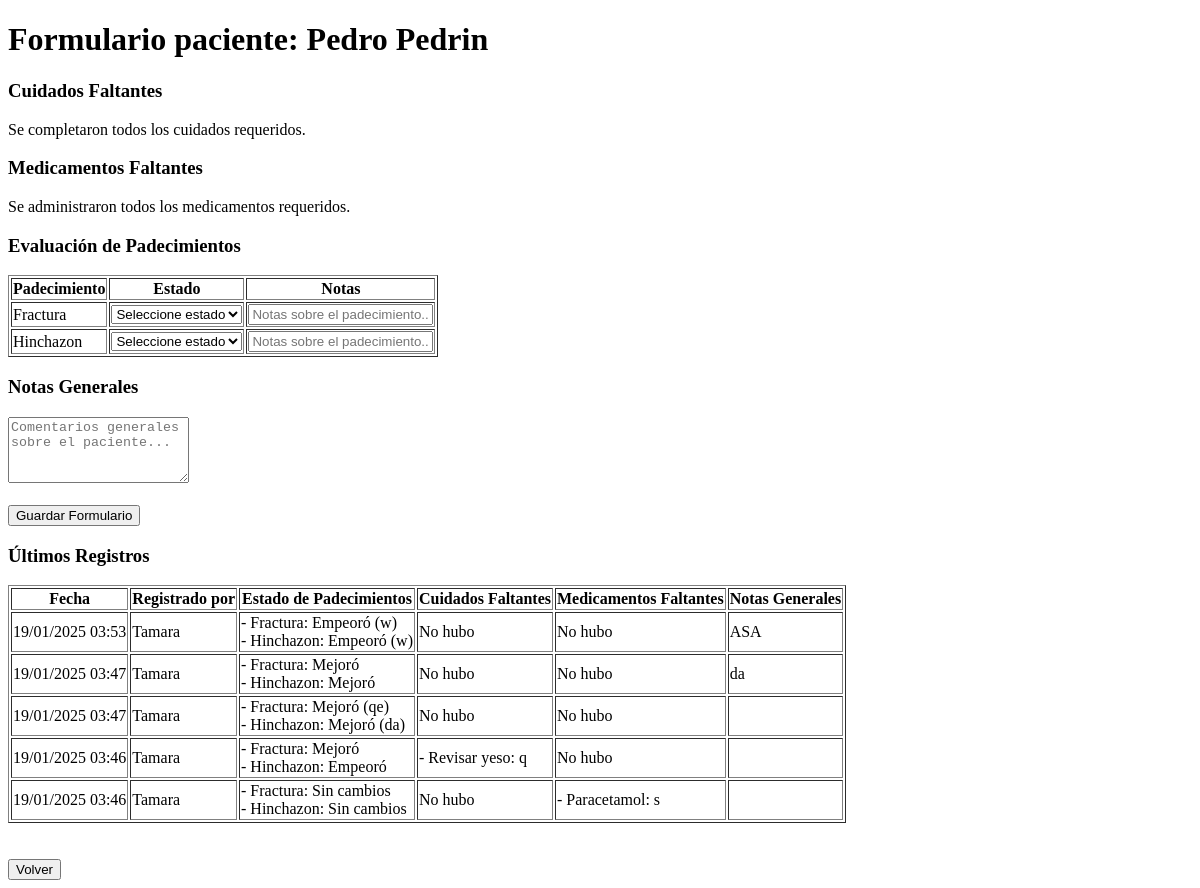
Page /enfermeria/formulario-paciente/1/ (signed in) on the earlier database version.
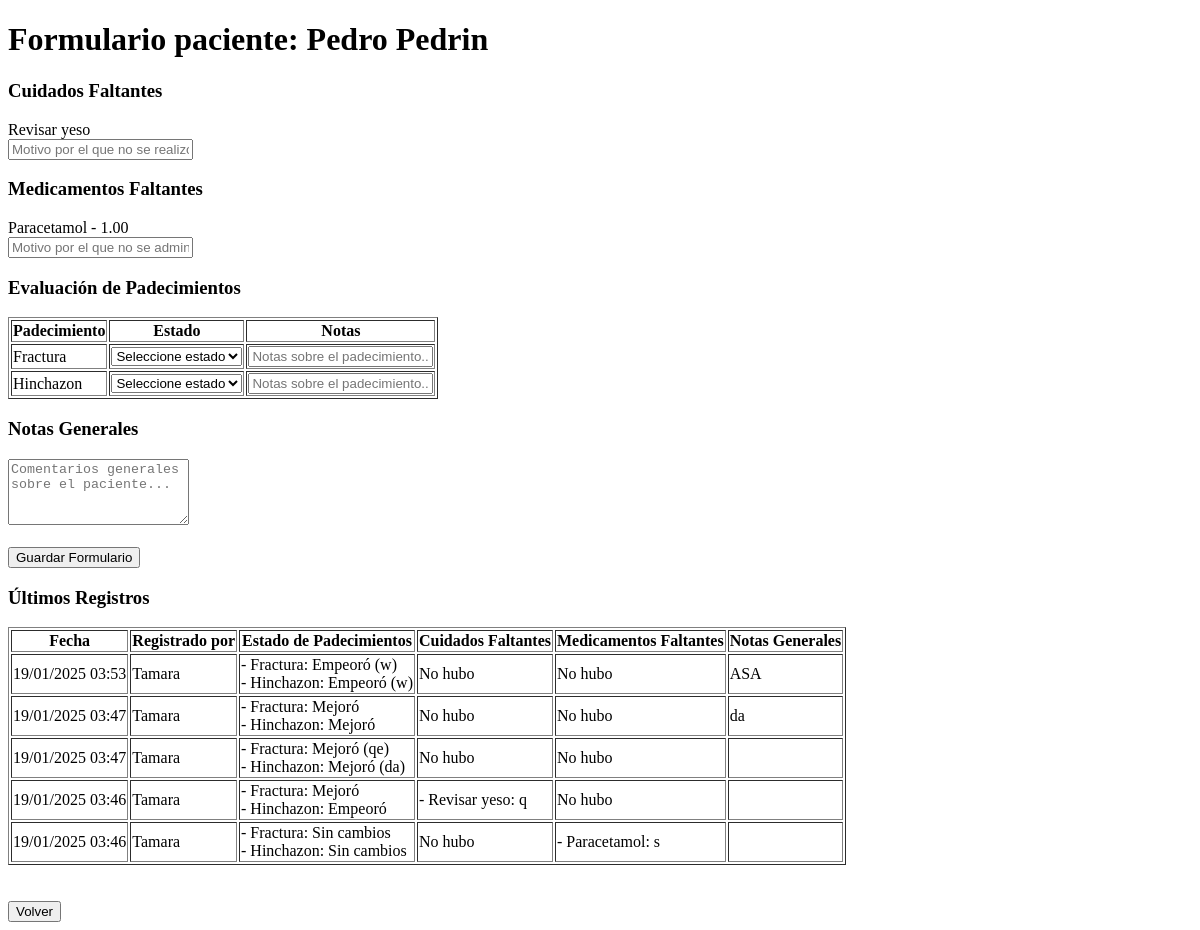
Same page on the later database version.
### usuarioDoctor/models.py (models this page shows, shortened)
class RecetaPadecimiento(models.Model):
    receta = models.ForeignKey(Receta, on_delete=models.CASCADE, related_name='padecimientos')
    padecimiento = models.ForeignKey(Padecimiento, on_delete=models.PROTECT)
    nivel_gravedad = models.IntegerField(choices=Diagnostico.NIVELES_GRAVEDAD)

class Padecimiento(models.Model):
    nombre = models.CharField(max_length=200)
    descripcion = models.TextField(null=True, blank=True)
    activo = models.BooleanField(default=True)  # Para poder desactivar padecimientos sin eliminarlos
    class Meta:
        ordering = ['nombre']  # Para que aparezcan ordenados alfabéticamente

class RecetaCuidado(models.Model):
    receta = models.ForeignKey(Receta, on_delete=models.CASCADE, related_name='cuidados')
    cuidado = models.ForeignKey(Cuidado, on_delete=models.PROTECT)
    completado = models.BooleanField(default=False)
    fecha_completado = models.DateTimeField(null=True, blank=True)
    completado_por = models.ForeignKey(
        'login.Usuarios',
        null=True,
        blank=True,
        on_delete=models.SET_NULL,
        limit_choices_to={'tipoUsuario': 'EN'}
    )

class Cuidado(models.Model):
    nombre = models.CharField(max_length=200)
    class Meta:
        verbose_name = 'Cuidado'
        verbose_name_plural = 'Cuidados'

class DetalleReceta(models.Model):
    UNIDADES_MEDIDA = [
        ('TAB', 'Tabletas'),
        ('ML', 'Mililitros'),
        ('MG', 'Miligramos'),
        ('CAP', 'Cápsulas'),
        ('GOT', 'Gotas'),
        ('AMP', 'Ampolletas'),
    ]
    receta = models.ForeignKey(Receta, on_delete=models.CASCADE, related_name='detalles')
    medicamento = models.ForeignKey('usuarioJefa.Medicamento', on_delete=models.PROTECT)
    cantidad_por_toma = models.DecimalField(max_digits=5, decimal_places=2)
    unidad_medida = models.CharField(max_length=3, choices=UNIDADES_MEDIDA)
    frecuencia_horas = models.PositiveIntegerField(help_text="Cada cuántas horas")
    dias_tratamiento = models.PositiveIntegerField()
    instrucciones = models.TextField()
    descripcion_opcional = models.TextField(blank=True)
    hay_existencia = models.BooleanField(default=True)

### usuarioEnfermeria/models.py (models this page shows)
class FormularioSeguimiento(models.Model):
    ESTADO_PADECIMIENTO = [
        ('M', 'Mejoró'),
        ('E', 'Empeoró'),
        ('S', 'Sin cambios')
    ]
    paciente = models.ForeignKey('usuarioJefa.Paciente', on_delete=models.CASCADE)
    enfermero = models.ForeignKey(
        Usuarios,
        on_delete=models.PROTECT,
        limit_choices_to={'tipoUsuario__in': ['EN', 'JP']}
    )
    fecha_registro = models.DateTimeField(auto_now_add=True)
    notas_generales = models.TextField(blank=True)
    class Meta:
        ordering = ['-fecha_registro']

class EvaluacionPadecimiento(models.Model):
    formulario = models.ForeignKey(FormularioSeguimiento, on_delete=models.CASCADE)
    padecimiento = models.ForeignKey(RecetaPadecimiento, on_delete=models.CASCADE)
    estado = models.CharField(max_length=1, choices=FormularioSeguimiento.ESTADO_PADECIMIENTO)
    notas = models.TextField(blank=True)

class CuidadoFaltante(models.Model):
    formulario = models.ForeignKey(FormularioSeguimiento, on_delete=models.CASCADE)
    cuidado = models.ForeignKey('usuarioDoctor.RecetaCuidado', on_delete=models.CASCADE)
    motivo = models.TextField()
    fecha_reportado = models.DateTimeField(auto_now_add=True)

class MedicamentoFaltante(models.Model):
    formulario = models.ForeignKey(FormularioSeguimiento, on_delete=models.CASCADE)
    medicamento = models.ForeignKey('usuarioDoctor.DetalleReceta', on_delete=models.CASCADE)
    motivo = models.TextField()
    fecha_reportado = models.DateTimeField(auto_now_add=True)

### login/models.py (models this page shows)
class Usuarios(AbstractUser):
    jefaPiso = 'JP'
    enfermeria = 'EN'
    doctor = 'DR'
    cocina = 'CO'
    rolesUsuario = [
        (jefaPiso, 'Jefa de Piso'),
        (enfermeria, 'Enfermería'),
        (doctor, 'Doctor'),
        (cocina, 'Cocina'),
    ]
    tipoUsuario = models.CharField(max_length=2, choices=rolesUsuario, default=enfermeria)
    apellidos = models.CharField(max_length=150)
    edad = models.IntegerField(default=18)
    fechaNacimiento = models.DateField(null=True, blank=True)
    areaEspecialidad = models.ForeignKey(AreaEspecialidad, on_delete=models.SET_NULL, null=True)
    fortalezas = models.ManyToManyField(Fortaleza)
    estaActivo = models.BooleanField(default=True)
    fechaRegistro = models.DateTimeField(default=timezone.now)
    fechaEliminacion = models.DateTimeField(null=True, blank=True)
    cedula = models.CharField(max_length=20, blank=True, null=True)
    telefono = models.CharField(max_length=15, blank=True, null=True)
    direccion = models.TextField(blank=True, null=True)
    primerIngreso = models.BooleanField(default=True)

### usuarioJefa/models.py (models this page shows, shortened)
class Medicamento(models.Model):
    nombre = models.CharField(max_length=200)
    gramaje = models.CharField(max_length=50)
    compuestos = models.ManyToManyField(Compuesto)
    cantidad_disponible = models.IntegerField(default=0)
    fecha_actualizacion = models.DateTimeField(auto_now=True)
    class Meta:
        verbose_name = 'Medicamento'
        verbose_name_plural = 'Medicamentos'

### usuarioEnfermeria/views.py (the view, shortened to what this page needs)
@login_required
def formulario_paciente(request, paciente_id):
    if request.user.tipoUsuario not in ['EN', 'JP']:
        messages.error(request, 'No tienes permiso para acceder a esta sección')
        return redirect('login')
    paciente = get_object_or_404(Paciente, id=paciente_id)
    receta_actual = Receta.objects.filter(
        paciente=paciente,
        activa=True
    ).select_related('diagnostico').first()
    ultimo_registro = SeguimientoCuidados.objects.filter(
        paciente=paciente
    ).order_by('-fecha_registro').first()
    cuidados_no_realizados = []
    medicamentos_no_administrados = []
    if receta_actual and ultimo_registro:
        cuidados_realizados_ids = ultimo_registro.registrocuidado_set.filter(
            completado=True
        ).values_list('cuidado_id', flat=True)
        cuidados_no_realizados = RecetaCuidado.objects.filter(
            receta=receta_actual
        ).exclude(
            id__in=cuidados_realizados_ids
        ).select_related('cuidado')
        medicamentos_administrados_ids = ultimo_registro.registromedicamento_set.filter(
            administrado=True
        ).values_list('medicamento_id', flat=True)
        medicamentos_no_administrados = DetalleReceta.objects.filter(
            receta=receta_actual
        ).exclude(
            id__in=medicamentos_administrados_ids
        ).select_related('medicamento')
    context = {
        'paciente': paciente,
        'receta': receta_actual,
        'padecimientos': RecetaPadecimiento.objects.filter(receta=receta_actual).select_related('padecimiento') if receta_actual else None,
        'cuidados_no_realizados': cuidados_no_realizados,
        'medicamentos_no_administrados': medicamentos_no_administrados,
        'estados_padecimiento': FormularioSeguimiento.ESTADO_PADECIMIENTO,
        'registros_recientes': FormularioSeguimiento.objects.filter(
            paciente=paciente
        ).select_related(
            'enfermero'
        ).prefetch_related(
            'evaluacionpadecimiento_set__padecimiento__padecimiento',
            'cuidadofaltante_set__cuidado__cuidado',
            'medicamentofaltante_set__medicamento__medicamento'
        ).order_by('-fecha_registro')[:5]
    }
    return render(request, 'usuarioEnfermeria/formulario_paciente.html', context)

### usuarioEnfermeria/templates/usuarioEnfermeria/formulario_paciente.html (shortened to what the changed rows need)
<!DOCTYPE html>
<html lang="es">
<head>
</head>
<body>
    <h1>Formulario paciente: {{ paciente.nombres }} {{ paciente.apellidos }}</h1>
    {% if receta %}
    <form method="POST" action="{% url 'enfermeria:formulario_paciente' paciente.id %}">
        <div>
            <h3>Cuidados Faltantes</h3>
            {% if cuidados_no_realizados %}
                {% for cuidado in cuidados_no_realizados %}
                <div>
                    <label>
                        {{ cuidado.cuidado.nombre }}
                    </label>
                    <br>
                    <input type="text"
                           name="motivo_cuidado_{{ cuidado.id }}"
                           placeholder="Motivo por el que no se realizó..."
                           required>
                </div>
                {% endfor %}
            {% else %}
                <p>Se completaron todos los cuidados requeridos.</p>
            {% endif %}
        </div>
        <div>
            <h3>Medicamentos Faltantes</h3>
            {% if medicamentos_no_administrados %}
                {% for medicamento in medicamentos_no_administrados %}
                <div>
                    <label>
                        {{ medicamento.medicamento.nombre }} -
                        {{ medicamento.cantidad_por_toma }}
                    </label>
                    <br>
                    <input type="text"
                           name="motivo_medicamento_{{ medicamento.id }}"
                           placeholder="Motivo por el que no se administró..."
                           required>
                </div>
                {% endfor %}
            {% else %}
                <p>Se administraron todos los medicamentos requeridos.</p>
            {% endif %}
        </div>
        <table border="1">
            <tr>
                <th>Padecimiento</th>
                <th>Estado</th>
                <th>Notas</th>
            </tr>
            {% for padecimiento in padecimientos %}
            <tr>
                <td>{{ padecimiento.padecimiento.nombre }}</td>
                <td>
                    <select name="estado_padecimiento_{{ padecimiento.id }}" required>
                        <option value="">Seleccione estado</option>
                    </select>
                </td>
                <td>
                    <input type="text"
                           name="notas_padecimiento_{{ padecimiento.id }}"
                           placeholder="Notas sobre el padecimiento...">
                </td>
            </tr>
            {% endfor %}
        </table>
        <br><br>
    </form>
    {% if registros_recientes %}
    <div>
        <table border="1">
            <tr>
                <th>Fecha</th>
                <th>Registrado por</th>
                <th>Estado de Padecimientos</th>
                <th>Cuidados Faltantes</th>
                <th>Medicamentos Faltantes</th>
                <th>Notas Generales</th>
            </tr>
            {% for registro in registros_recientes %}
            <tr>
                <td>{{ registro.fecha_registro|date:"d/m/Y H:i" }}</td>
                <td>{{ registro.enfermero.get_full_name }}</td>
                <td>
                    {% for evaluacion in registro.evaluacionpadecimiento_set.all %}
                        - {{ evaluacion.padecimiento.padecimiento.nombre }}:
                        {{ evaluacion.get_estado_display }}
                        {% if evaluacion.notas %}
                            ({{ evaluacion.notas }})
                        {% endif %}
                        <br>
                    {% endfor %}
                </td>
                <td>
                    {% for faltante in registro.cuidadofaltante_set.all %}
                        {% if faltante.cuidado %}
                            - {{ faltante.cuidado.cuidado.nombre }}:
                            {{ faltante.motivo }}
                            <br>
                        {% endif %}
                    {% empty %}
                        No hubo
                    {% endfor %}
                </td>
                <td>
                    {% for faltante in registro.medicamentofaltante_set.all %}
                        - {{ faltante.medicamento.medicamento.nombre }}:
                        {{ faltante.motivo }}
                        <br>
                    {% empty %}
                        No hubo
                    {% endfor %}
                </td>
                <td>{{ registro.notas_generales }}</td>
            </tr>
            {% endfor %}
        </table>
    </div>
    {% endif %}
    {% else %}
    <p>No hay una receta activa para este paciente.</p>
    {% endif %}
    <br><br>
</body>
</html>

Differences in the rows shown:
added RecetaCuidado: cuidado.nombre "Revisar yeso"
added DetalleReceta: medicamento.nombre "Paracetamol", cantidad_por_toma "1.00"
Other differences:
text no longer shown: "Se completaron todos los cuidados requeridos. Se administraron todos los medicamentos requeridos."
